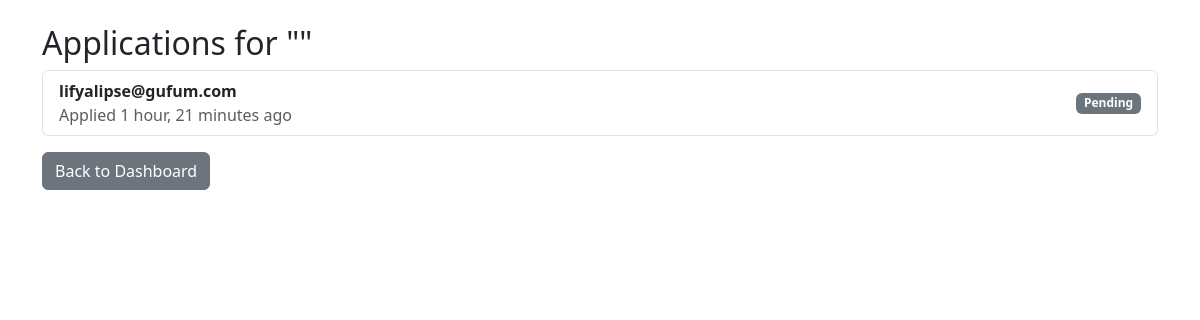
/job/21/applications/ (signed in), run on the app's committed database.
### jobboard/models.py (models this page shows, shortened)
class Application(models.Model):
    class Application_status(models.TextChoices):
        PENDING = 'pending', 'Pending'
        ACCEPTED = 'accepted', 'Accepted'
        REJECTED = 'rejected', 'Rejected'
    applicate = models.ForeignKey(WorkerDetails, on_delete=models.CASCADE)
    job = models.ForeignKey(Job, on_delete=models.CASCADE)
    date_applied = models.DateTimeField(auto_now_add=True)
    status = models.CharField(max_length=10, choices=Application_status.choices, default=Application_status.PENDING)

### workers/models.py (models this page shows, shortened)
class WorkerDetails(models.Model):
    class StatusChoice(models.TextChoices):
        AVAILABLE ='available', 'Available'
        EMPLOYED = 'employed', 'Employed'
    user = models.OneToOneField(User, on_delete=models.CASCADE, related_name='workerdetails')
    name = models.CharField(max_length=100, blank= False, null= False)
    phone_regex = RegexValidator(regex=r'^\+?1?\d{9,15}$', message="Phone number must be entered in the format: '+999999999'. Up to 15 digits allowed.",)
    phone_no = models.CharField(validators=[phone_regex],max_length=15, blank= False, null=False, default='')
    skills= models.CharField(max_length=100, blank= False, null= False)
    status=models.CharField(max_length=10, choices=StatusChoice.choices, default=StatusChoice.AVAILABLE)
    upload_cv = models.FileField(upload_to='cv/', null= True, blank= True)
    created_at= models.DateTimeField(auto_now_add=True)

### accounts/models.py (models this page shows, shortened)
class Users(AbstractUser):
    class UserType(models.TextChoices):
        WORKER = 'worker', 'Worker'
        EMPLOYER = 'employer', 'Employer'
    username = None
    email = models.EmailField(unique=True, blank= False, null= False, max_length=100)
    profile_img = models.ImageField(upload_to= 'images/', blank=True, null=True)
    user_type = models.CharField(max_length=10, choices=UserType.choices)
    USERNAME_FIELD = 'email'
    REQUIRED_FIELDS = []
    objects = CustomUserManager()

### jobboard/views.py (the view)
# urls.py: path('job/<int:pk>/applications/', ApplicationView.as_view(), name='job_applications'),
class ApplicationView(LoginRequiredMixin, DetailView):
    model = Job
    template_name = 'application/application_details.html'
    context_object_name = 'jobs'
    def get_queryset(self):
        return Job.objects.filter(posted_by = self.request.user.employeedetails)
    def get_context_data(self, **kwargs):
        context = super().get_context_data(**kwargs)
        job = self.get_object()
        context['applications'] = Application.objects.filter(job=job).select_related('applicate')
        return context

### workers/context_processors.py (called while the page is built)
def is_worker_user(request):
    is_worker = (
        request.user.is_authenticated and
        getattr(request.user, 'user_type', None) == 'worker' and
        hasattr(request.user, 'workerdetails')
    )
    return {'is_worker': is_worker}

### templates/application/application_details.html (shortened to what this page needs)
{% extends 'base/layout.html' %}
{% block content %}
<div class="container mt-4">
  <h2>Applications for "{{ job.title }}"</h2>
  {% if applications %}
    <ul class="list-group">
      {% for app in applications %}
        <li class="list-group-item d-flex justify-content-between align-items-center">
          <div>
            <strong>{{ app.applicate.user.get_full_name|default:app.applicate.user.email }}</strong>
            <p class="mb-0 text-muted">Applied {{ app.date_applied|timesince }} ago</p>
          </div>
          <span class="badge
                       {% if app.status == 'accepted' %}bg-success
                       {% elif app.status == 'rejected' %}bg-danger
                       {% else %}bg-secondary
                       {% endif %}">
              {{ app.get_status_display }}
          </span>
        </li>
      {% endfor %}
    </ul>
  {% else %}
    <p>No applications yet.</p>
  {% endif %}
  <a href="{% url 'employee-dashboard-view' %}" class="btn btn-secondary mt-3">Back to Dashboard</a>
</div>
{% endblock %}

### static/css/dashboard.css (style rules this page uses)
body { background-color: #f8f9fa; font-family: 'Segoe UI', Tahoma, Geneva, Verdana, sans-serif; }

### data on the page
Application: applicate.user.get_full_name "lifyalipse@gufum.com", date_applied "1 hour, 21 minutes", status "Pending"
